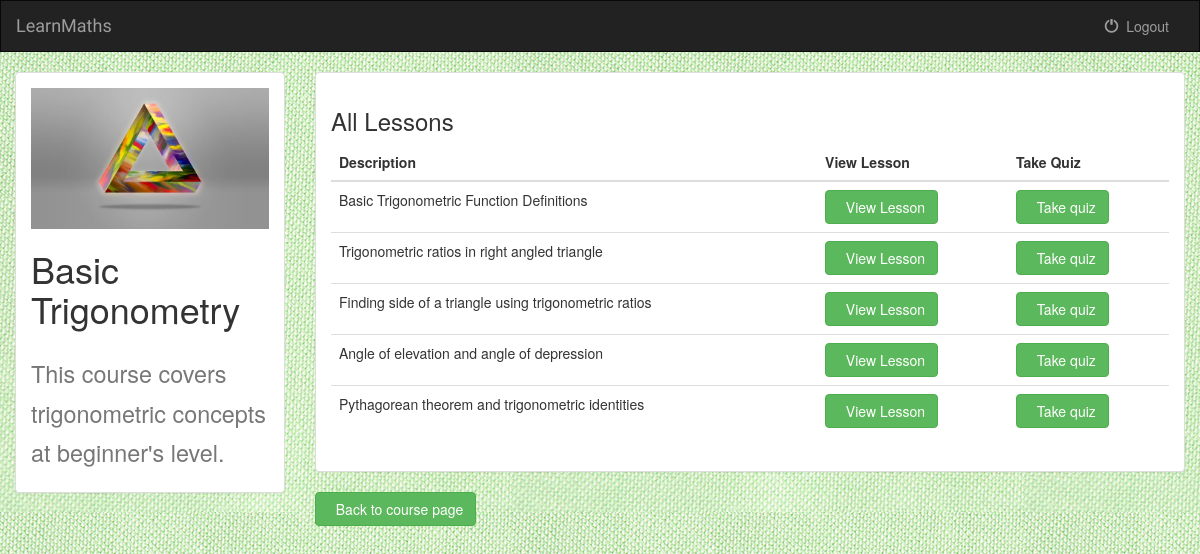
/1/ (signed in), run on the app's committed database.
### learning/models.py (models this page shows, shortened)
class Course(models.Model):
    course_name = models.CharField(max_length=250)
    course_logo = models.FileField()
    course_description = models.CharField(max_length=250)
    def __str__(self):
        return self.course_name

class Course_Content(models.Model):
    course = models.ForeignKey(Course, on_delete=models.CASCADE)
    course_content_description = models.CharField(max_length=250)
    course_content1 = models.FileField()

class Quiz(models.Model):
    course_content = models.ForeignKey(Course_Content, on_delete=models.CASCADE)
    quiz_description = models.CharField(max_length=250)
    numOfQuestions = models.CharField(max_length=250)
    noOfQuestionsCorrect = models.CharField(max_length=250)
    noOfQuestionsAttempted = models.CharField(max_length=250)
    question_wrong1 = models.CharField(max_length=250)
    questions_alternate_size = models.IntegerField()
    questions_alternate_string = models.CharField(max_length=250)

### learning/views.py (the view)
# urls.py: url(r'^(?P<course_id>[0-9]+)/$', views.detail, name='detail'),
def detail(request,course_id):
    if not request.user.is_authenticated():
        return render(request, 'learning/login.html')
    else:
        user = request.user
        course = get_object_or_404(Course,pk = course_id)
        return render(request, 'learning/detail.html', {'course': course})

### learning/templates/learning/detail.html (shortened to what this page needs)
{% extends 'learning/base.html' %}
{% block body %}
<div class="container-fluid songs-container">
    <div class="row">
        <div class="col-sm-4 col-md-3">
            <div class="panel panel-default">
                <div class="panel-body">
                    <a href="{% url 'learning:detail' course.id %}">
                        {% if course.course_logo %}
                            <img src="{{course.course_logo.url }}" class="img-responsive">
                        {% else %}
                            <h3>No image to display</h3>
                        {% endif %}
                    </a>
                    <h1>{{course.course_name }}</h1>
                    <h1><small>{{ course.course_description }}</small></h1>
                </div>
            </div>
        </div>
        <div class="col-sm-8 col-md-9">
            <div class="panel panel-default">
                <div class="panel-body">
                    <h3>All Lessons</h3>
                    <table class="table">
                        <thead>
                        <tr>
                            <th>Description</th>
                            <th>View Lesson</th>
                            <th>Take Quiz </th>
                        </tr>
                        </thead>
                        <tbody>
                        {% for course_content in course.course_content_set.all %}
                            <tr>
                                <td>{{course_content.course_content_description}}</td>
                                <td>
                                    <a href="{% url 'learning:content_display' course.id course_content.id%}">
                                  <button type="button" class="btn btn-success btn-md-9">
                            &nbsp; View Lesson
                             </button>
                                    </a>
                                </td>
                               {% for quiz in course_content.quiz_set.all %}
                                <td>
                                    <a href="{% url 'learning:start_quiz' course.id course_content.id quiz.id%}">
                                 <button type="button" class="btn btn-success btn-md-9">
                                 &nbsp; Take quiz
                            </button></a>
                                </td>
                                {% endfor %}
                            </tr>
                        {% endfor %}
                        </tbody>
                    </table>
                </div>
            </div>
            <a href="{% url 'learning:index_page'%}">
                                 <button type="button" class="btn btn-success btn-md-9">
                                 &nbsp; Back to course page
                            </button></a>
        </div>
    </div>
</div>
{% endblock %}

### learning/static/learning/style.css (style rules this page uses)
body { background: green url("images/background.jpg"); }

### data on the page
Course: course_logo (picture), course_name "Basic Trigonometry", course_description "This course covers trigonometric concepts at beginner's level."
Course_Content: course_content_description "Basic Trigonometric Function Definitions"
Course_Content: course_content_description "Trigonometric ratios in right angled triangle"
Course_Content: course_content_description "Finding side of a triangle using trigonometric ratios"
Course_Content: course_content_description "Angle of elevation and angle of depression"
Course_Content: course_content_description "Pythagorean theorem and trigonometric identities"
